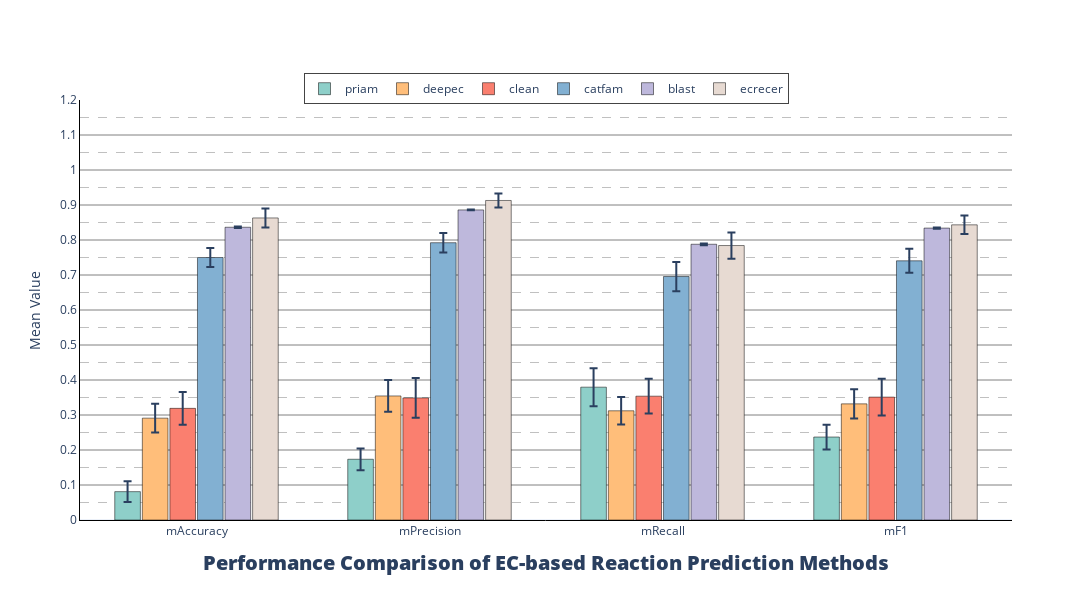

Notebook code for this chart:
### Code cell
evTools.show_ec_methods_10_eva_fig(res_metrics_data=res_std[res_std.avgType =='micro'].reset_index(drop=True))

### Figure 1 — Plotly figure (JSON) as saved in the notebook; plotly's stock layout.template omitted (floating-point values rounded to 4 significant figures)
{"data": [{"error_y": {"array": [0.02961, 0.03103, 0.05439, 0.03539], "type": "data", "visible": true}, "marker": {"color": "#8ECFC9", "line": {"color": "black", "width": 0.5}}, "name": "priam", "type": "bar", "width": 0.11, "x": ["mAccuracy", "mPrecision", "mRecall", "mF1"], "y": [0.081, 0.1735, 0.3795, 0.2371]}, {"error_y": {"array": [0.04122, 0.04539, 0.03925, 0.04184], "type": "data", "visible": true}, "marker": {"color": "#FFBE7A", "line": {"color": "black", "width": 0.5}}, "name": "deepec", "type": "bar", "width": 0.11, "x": ["mAccuracy", "mPrecision", "mRecall", "mF1"], "y": [0.291, 0.3544, 0.312, 0.3318]}, {"error_y": {"array": [0.04701, 0.05658, 0.04964, 0.0525], "type": "data", "visible": true}, "marker": {"color": "#FA7F6F", "line": {"color": "black", "width": 0.5}}, "name": "clean", "type": "bar", "width": 0.11, "x": ["mAccuracy", "mPrecision", "mRecall", "mF1"], "y": [0.319, 0.3489, 0.3538, 0.3511]}, {"error_y": {"array": [0.02708, 0.02773, 0.04182, 0.03439], "type": "data", "visible": true}, "marker": {"color": "#82B0D2", "line": {"color": "black", "width": 0.5}}, "name": "catfam", "type": "bar", "width": 0.11, "x": ["mAccuracy", "mPrecision", "mRecall", "mF1"], "y": [0.75, 0.7923, 0.6956, 0.7406]}, {"error_y": {"array": [0.001912, 0.001247, 0.002485, 0.00167], "type": "data", "visible": true}, "marker": {"color": "#BEB8DC", "line": {"color": "black", "width": 0.5}}, "name": "blast", "type": "bar", "width": 0.11, "x": ["mAccuracy", "mPrecision", "mRecall", "mF1"], "y": [0.8364, 0.8859, 0.7878, 0.834]}, {"error_y": {"array": [0.0271, 0.02, 0.0376, 0.02646], "type": "data", "visible": true}, "marker": {"color": "#E7DAD2", "line": {"color": "black", "width": 0.5}}, "name": "ecrecer", "type": "bar", "width": 0.11, "x": ["mAccuracy", "mPrecision", "mRecall", "mF1"], "y": [0.863, 0.9129, 0.7842, 0.8433]}], "layout": {"bargap": 0.29, "barmode": "group", "height": 600, "legend": {"borderwidth": 1, "orientation": "h", "tracegroupgap": 2, "x": 0.5, "xanchor": "center", "y": 0.99, "yanchor": "bottom"}, "title": {"font": {"size": 20, "weight": 1000}, "text": "Performance Comparison of EC-based Reaction Prediction Methods", "x": 0.5, "xanchor": "center", "y": 0.05}, "width": 1600, "xaxis": {"linecolor": "#000000", "linewidth": 1, "showline": true}, "yaxis": {"dtick": 0.1, "gridcolor": "gray", "gridwidth": 1, "linecolor": "black", "linewidth": 1, "minor": {"dtick": 0.05, "gridcolor": "gray", "griddash": "dash", "gridwidth": 0.5, "showgrid": true}, "range": [0, 1.2], "showgrid": true, "showline": true, "title": {"text": "Mean Value"}}}}
